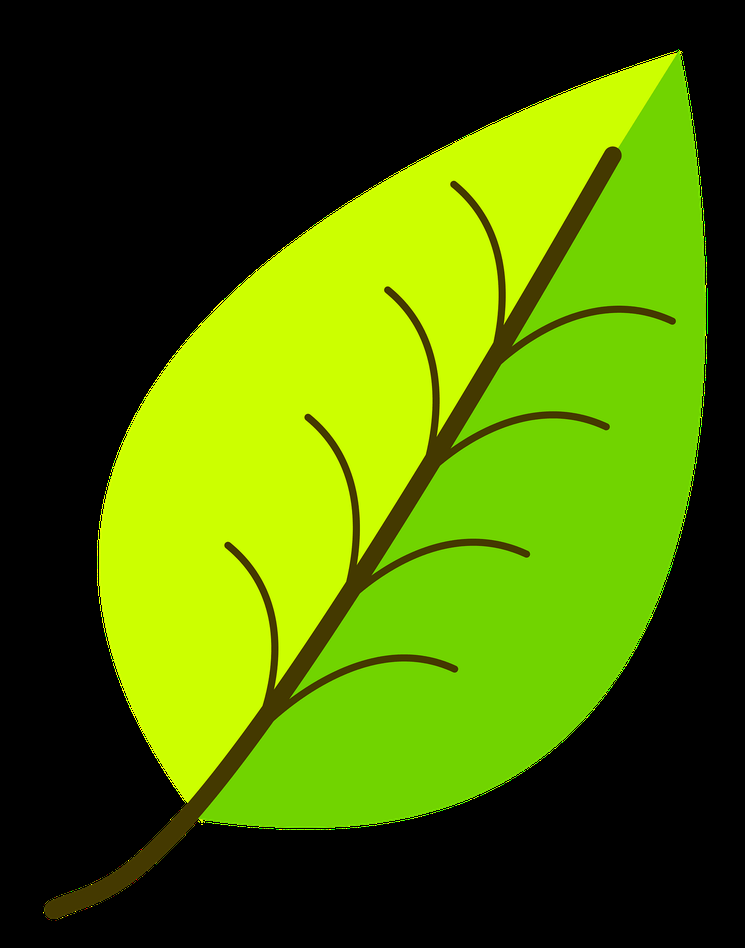
#> input picture 04_mathematics/linear_algebra/week03/images/leaf_original.png, 745 x 948 px, shrunk from 1509 x 1920 before the run
$ jupyter execute C1W3_UGL_3_linear_transformations.ipynb
#> lines starting #> are read from the running program, lines starting #| are printed output that depends on the picture
# Linear Transformations

In this lab you will explore linear transformations, visualize their results and master matrix multiplication to apply various linear transformations.

# Table of Contents
- [ 1 - Transformations](#1)
- [ 2 - Linear Transformations](#2)
- [ 3 - Transformations Defined as a Matrix Multiplication](#3)
- [ 4 - Standard Transformations in a Plane](#4)
  - [ 4.1 - Example 1: Horizontal Scaling (Dilation)](#4.1)
  - [ 4.2 - Example 2: Reflection about y-axis (the vertical axis)](#4.2)
- [ 5 - Application of Linear Transformations: Computer Graphics](#5)

## Packages

Run the following cell to load the package you'll need.

[cell 1]
import numpy as np

# OpenCV library for image transformations.
import cv2

<a name='1'></a>
## 1 - Transformations

A **transformation** is a function from one vector space to another that respects the underlying (linear) structure of each vector space. Referring to a specific transformation, you can use a symbol, such as $T$. Specifying the spaces containing the input and output vectors, e.g. $\mathbb{R}^2$ and $\mathbb{R}^3$, you can write $T: \mathbb{R}^2 \rightarrow \mathbb{R}^3$. Transforming vector $v \in \mathbb{R}^2$ into the vector $w\in\mathbb{R}^3$ by the transformation $T$, you can use the notation $T(v)=w$ and read it as "*T of v equals to w*" or "*vector w is an **image** of vector v with the transformation T*".

The following Python function corresponds to the transformation $T: \mathbb{R}^2 \rightarrow \mathbb{R}^3$ with the following symbolic formula:

$$T\begin{pmatrix}
          \begin{bmatrix}
           v_1 \\
           v_2
          \end{bmatrix}\end{pmatrix}=
          \begin{bmatrix}
           3v_1 \\
           0 \\
           -2v_2
          \end{bmatrix}
          \tag{1}
          $$

[cell 2]
def T(v):
    w = np.zeros((3, 1))
    w[0, 0] = 3 * v[0, 0]
    w[2, 0] = -2 * v[1, 0]

    return w


# 非常朴实无华的写法

v = np.array([[3], [5]])
w = T(v)

print("Original vector:\n", v, "\n\n Result of the transformation:\n", w)

<a name='2'></a>
## 2 - Linear Transformations

A transformation $T$ is said to be **linear** if the following two properties are true for any scalar $k$, and any input vectors $u$ and $v$:

1. $T(kv)=kT(v)$,
2. $T(u+v)=T(u)+T(v)$.

In the example above $T$ is a linear transformation:

$$T (kv) =
          T \begin{pmatrix}\begin{bmatrix}
          kv_1 \\
          kv_2
          \end{bmatrix}\end{pmatrix} =
          \begin{bmatrix}
           3kv_1 \\
           0 \\
           -2kv_2
          \end{bmatrix} =
          k\begin{bmatrix}
           3v_1 \\
           0 \\
           -2v_2
          \end{bmatrix} =
          kT(v),\tag{2}$$

$$T (u+v) =
          T \begin{pmatrix}\begin{bmatrix}
          u_1 + v_1 \\
          u_2 + v_2
          \end{bmatrix}\end{pmatrix} =
          \begin{bmatrix}
           3(u_1+v_1) \\
           0 \\
           -2(u_2+v_2)
          \end{bmatrix} =
          \begin{bmatrix}
           3u_1 \\
           0 \\
           -2u_2
          \end{bmatrix} +
          \begin{bmatrix}
           3v_1 \\
           0 \\
           -2v_2
          \end{bmatrix} =
          T(u)+T(v).\tag{3}$$

You can change the values of $k$ or vectors $u$ and $v$ in the cell below, to check that this is true for some specific values.

[cell 3]
u = np.array([[1], [-2]])
v = np.array([[2], [4]])

k = 7

print("T(k*v):\n", T(k * v), "\n k*T(v):\n", k * T(v), "\n\n")
print("T(u+v):\n", T(u + v), "\n T(u)+T(v):\n", T(u) + T(v))

Some examples of linear transformations are rotations, reflections, scaling (dilations), etc. In this lab you will explore a few of them.

<a name='3'></a>
## 3 - Transformations Defined as a Matrix Multiplication

Let $L: \mathbb{R}^m \rightarrow \mathbb{R}^n$ be defined by a matrix $A$, where $L(v)=Av$, multiplication of the matrix $A$ ($n\times m$) and vector $v$ ($m\times 1$) resulting in the vector $w$ ($n\times 1$).

Now try to guess, what should be the elements of matrix $A$, corresponding to the transformation $L: \mathbb{R}^2 \rightarrow \mathbb{R}^3$:

$$L\begin{pmatrix}
          \begin{bmatrix}
           v_1 \\
           v_2
          \end{bmatrix}\end{pmatrix}=
          \begin{bmatrix}
           3v_1 \\
           0 \\
           -2v_2
          \end{bmatrix}=
          \begin{bmatrix}
           ? & ? \\
           ? & ? \\
           ? & ?
          \end{bmatrix}
          \begin{bmatrix}
           v_1 \\
           v_2
          \end{bmatrix}
          \tag{4}
          $$

To do that, write the transformation $L$ as $Av$ and then perform matrix multiplication:
    $$L\begin{pmatrix}
          \begin{bmatrix}
           v_1 \\
           v_2
          \end{bmatrix}\end{pmatrix}=
          A\begin{bmatrix}
           v_1 \\
           v_2
          \end{bmatrix}=
          \begin{bmatrix}
           a_{1,1} & a_{1,2} \\
           a_{2,1} & a_{2,2} \\
           a_{3,1} & a_{3,2}
          \end{bmatrix}
          \begin{bmatrix}
           v_1 \\
           v_2
          \end{bmatrix}=
          \begin{bmatrix}
           a_{1,1}v_1+a_{1,2}v_2 \\
           a_{2,1}v_1+a_{2,2}v_2 \\
           a_{3,1}v_1+a_{3,2}v_2 \\
          \end{bmatrix}=
          \begin{bmatrix}
           3v_1 \\
           0 \\
           -2v_2
          \end{bmatrix}\tag{5}
          $$

Can you see now what should be the values of the elements $a_{i,j}$ of matrix $A$ to make the equalities $(5)$ correct? Find out the answer in the following code cell:

[cell 4]
def L(v):
    A = np.array([[3, 0], [0, 0], [0, -2]])
    print("Transformation matrix:\n", A, "\n")
    w = A @ v

    return w


v = np.array([[3], [5]])
w = L(v)

print("Original vector:\n", v, "\n\n Result of the transformation:\n", w)

Every linear transformation can be carried out by matrix multiplication. And vice versa, carrying out matrix multiplication, it is natural to consider the linear transformation that it represents. It means you can associate the matrix with the linear transformation in some way. This is a key connection between linear transformations and matrix algebra.

<a name='4'></a>
## 4 - Standard Transformations in a Plane

As discussed above in section [3](#3), a linear transformation $L: \mathbb{R}^2 \rightarrow \mathbb{R}^2$ can be represented as a multiplication of a $2 \times 2$ matrix and a coordinate vector $v\in\mathbb{R}^2.$ Note that so far you have been using some random vector $v\in\mathbb{R}^2.$ (e.g. $v=\begin{bmatrix}3 \\ 5\end{bmatrix}$). To have a better intuition of what the transformation is really doing in the $\mathbb{R}^2$ space, it is wise to choose vector $v$ in a less random way.

A good choice would be vectors of a standard basis $e_1=\begin{bmatrix}1 \\ 0\end{bmatrix}$ and $e_2=\begin{bmatrix}0 \\ 1\end{bmatrix}$. Let's apply linear transformation $L$ to each of the vectors $e_1$ and $e_2$: $L(e_1)=Ae_1$ and $L(e_2)=Ae_2$. If you put vectors $\{e_1, e_2\}$ into columns of a matrix and perform matrix multiplication

$$A\begin{bmatrix}e_1 & e_2\end{bmatrix}=\begin{bmatrix}Ae_1 & Ae_2\end{bmatrix}=\begin{bmatrix}L(e_1) & L(e_2)\end{bmatrix},\tag{3}$$

you can note that $\begin{bmatrix}e_1 & e_2\end{bmatrix}=\begin{bmatrix}1 & 0 \\ 0 & 1\end{bmatrix}$ (identity matrix). Thus, $A\begin{bmatrix}e_1 & e_2\end{bmatrix} = AI=A$, and

$$A=\begin{bmatrix}L(e_1) & L(e_2)\end{bmatrix}.\tag{4}$$

This is a matrix with the columns that are the images of the vectors of the standard basis.

This choice of vectors \{$e_1, e_2$\} provides opportinuty for the visual representation of the linear transformation $L$ (you will see the examples below).

<a name='4.1'></a>
### 4.1 - Example 1: Horizontal Scaling (Dilation)

Horizontal scaling (factor $2$ in this example) can be defined considering transformation of a vector $e_1=\begin{bmatrix}1 \\ 0\end{bmatrix}$ into a vector $\begin{bmatrix}2 \\ 0\end{bmatrix}$ and leaving vector $e_2=\begin{bmatrix}0 \\ 1\end{bmatrix}$ without any changes. The following function `T_hscaling()` corresponds to the horizontal scaling (factor $2$) of a vector. The second function `transform_vectors()` applies defined transformation to a set of vectors (here two vectors).

[cell 5]
def T_hscaling(v):
    A = np.array([[2, 0], [0, 1]])
    w = A @ v

    return w


def transform_vectors(T, v1, v2):
    V = np.hstack((v1, v2))
    print("Original matrix V:\n", V)
    W = T(V)

    return W


e1 = np.array([[1], [0]])
e2 = np.array([[0], [1]])

transformation_result_hscaling = transform_vectors(T_hscaling, e1, e2)

print(
    "Original vectors:\n e1= \n",
    e1,
    "\n e2=\n",
    e2,
    "\n\n Result of the transformation (matrix form):\n",
    transformation_result_hscaling,
)

You can get a visual understanding of the transformation, producing a plot which displays input vectors, and their transformations. Do not worry if the code in the following cell will not be clear - at this stage this is not important code to understand.

[cell 6]
import matplotlib.pyplot as plt


def plot_transformation(T, e1, e2):
    color_original = "#129cab"
    color_transformed = "#cc8933"

    # 把列向量展平成一维，方便绘图
    e1 = np.asarray(e1).flatten()
    e2 = np.asarray(e2).flatten()

    _, ax = plt.subplots(figsize=(7, 7))
    ax.tick_params(axis="x", labelsize=14)
    ax.tick_params(axis="y", labelsize=14)
    ax.set_xticks(np.arange(-5, 5))
    ax.set_yticks(np.arange(-5, 5))

    plt.axis([-5, 5, -5, 5])
    plt.quiver(
        [0, 0],
        [0, 0],
        [e1[0], e2[0]],
        [e1[1], e2[1]],
        color=color_original,
        angles="xy",
        scale_units="xy",
        scale=1,
    )
    plt.plot([0, e2[0], e1[0], e1[0]], [0, e2[1], e2[1], e1[1]], color=color_original)

    e1_sgn = 0.4 * np.array([[1] if i == 0 else [i] for i in np.sign(e1)])
    ax.text(
        e1[0] - 0.2 + e1_sgn[0],
        e1[1] - 0.2 + e1_sgn[1],
        "$e_1$",
        fontsize=14,
        color=color_original,
    )
    e2_sgn = 0.4 * np.array([[1] if i == 0 else [i] for i in np.sign(e2)])
    ax.text(
        e2[0] - 0.2 + e2_sgn[0],
        e2[1] - 0.2 + e2_sgn[1],
        "$e_2$",
        fontsize=14,
        color=color_original,
    )

    e1_transformed = np.asarray(T(e1)).flatten()
    e2_transformed = np.asarray(T(e2)).flatten()

    plt.quiver(
        [0, 0],
        [0, 0],
        [e1_transformed[0], e2_transformed[0]],
        [e1_transformed[1], e2_transformed[1]],
        color=color_transformed,
        angles="xy",
        scale_units="xy",
        scale=1,
    )
    plt.plot(
        [
            0,
            e2_transformed[0],
            e1_transformed[0] + e2_transformed[0],
            e1_transformed[0],
        ],
        [
            0,
            e2_transformed[1],
            e1_transformed[1] + e2_transformed[1],
            e1_transformed[1],
        ],
        color=color_transformed,
    )

    e1_transformed_sgn = 0.4 * np.array(
        [[1] if i == 0 else [i] for i in np.sign(e1_transformed)]
    )
    ax.text(
        e1_transformed[0] - 0.2 + e1_transformed_sgn[0],
        e1_transformed[1] - 0.2 + e1_transformed_sgn[1],
        "$T(e_1)$",
        fontsize=14,
        color=color_transformed,
    )
    e2_transformed_sgn = 0.4 * np.array(
        [[1] if i == 0 else [i] for i in np.sign(e2_transformed)]
    )
    ax.text(
        e2_transformed[0] - 0.2 + e2_transformed_sgn[0],
        e2_transformed[1] - 0.2 + e2_transformed_sgn[1],
        "$T(e_2)$",
        fontsize=14,
        color=color_transformed,
    )

    plt.gca().set_aspect("equal")
    plt.show()
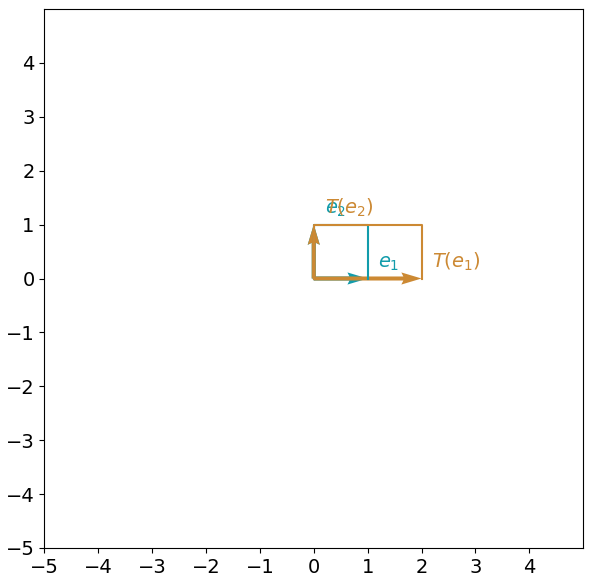
#> figure drawn by matplotlib, 1 panel


e1 = np.array([[1], [0]])
e2 = np.array([[0], [1]])
plot_transformation(T_hscaling, e1, e2)

You can observe that the polygon has been stretched in the horizontal direction as a result of the transformation.

<a name='4.2'></a>
### 4.2 - Example 2: Reflection about y-axis (the vertical axis)

Function `T_reflection_yaxis()` defined below corresponds to the reflection about y-axis:

[cell 7]
def T_reflection_yaxis(v):
    A = np.array([[-1, 0], [0, 1]])
    w = A @ v

    return w


e1 = np.array([[1], [0]])
e2 = np.array([[0], [1]])

transformation_result_reflection_yaxis = transform_vectors(T_reflection_yaxis, e1, e2)

print(
    "Original vectors:\n e1= \n",
    e1,
    "\n e2=\n",
    e2,
    "\n\n Result of the transformation (matrix form):\n",
    transformation_result_reflection_yaxis,
)

You can visualize this transformation:

[cell 8]
plot_transformation(T_reflection_yaxis, e1, e2)

There are many more standard linear transformations to explore. But now you have the required tools to apply them and visualize the results.

<a name='5'></a>
## 5 - Application of Linear Transformations: Computer Graphics

A large number of basic geometric shapes is used in computer graphics. Such shapes (e.g. triangles, quadrilaterals) are defined by their vertexes (corners). Linear transformations are often used to generate complex shapes from the basic ones, through scaling, reflection, rotation, shearing etc. It provides opportunity to manipulate those shapes efficiently.

The software responsible for rendering of graphics, has to process the coordinates of millions of vertexes. The use of matrix multiplication to manipulate coordinates helps to merge multiple transformations together, just applying matrix multiplication one by one in a sequence. And another advantage is that the dedicated hardware, such as Graphics Processing Units (GPUs), is designed specifically to handle these calculations in large numbers with high speed.

So, matrix multiplication and linear transformations give you a super power, especially on scale!

Here is an example where linear transformations could have helped to reduce the amount of work preparing the image:

All of the subleafs are similar and can be prepared as just linear transformations of one original leaf.

Let's see a simple example of two transformations applied to a leaf image. For the image transformations you can use an `OpenCV` library. First, upload and show the image:

[cell 9]
img = cv2.imread("images/leaf_original.png", 0)
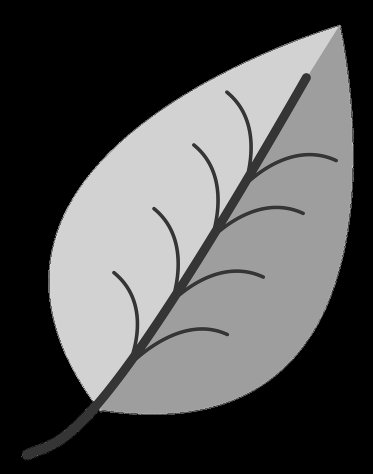
#> img: shape (948, 745) (shown at 1/2 size); min 0, max 225, mean 83.6
plt.imshow(img)

Of course, this is just a very simple leaf image (not a real example in preparation of the proper art work), but it will help you to get the idea how a few transformations can be applied in a row. Try to rotate the image 90 degrees clockwise and then apply a shear transformation, which can be visualized as:

Rotate the image:

[cell 10]
image_rotated = cv2.rotate(img, cv2.ROTATE_90_CLOCKWISE)
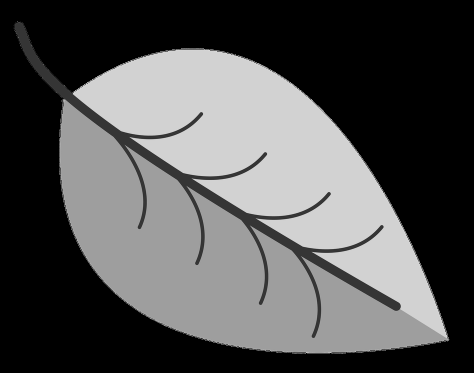
#> image_rotated: shape (745, 948) (shown at 1/2 size); min 0, max 225, mean 83.6

plt.imshow(image_rotated)

Applying the shear you will get the following output:

[cell 11]
rows, cols = image_rotated.shape
print(rows, cols)
#| 745 948

# 3 by 3 matrix as it is required for the OpenCV library, don't worry about the details of it for now.
M = np.float32([[1, 0.5, 0], [0, 1, 0], [0, 0, 1]])
image_rotated_sheared = cv2.warpPerspective(image_rotated, M, (int(cols), int(rows)))
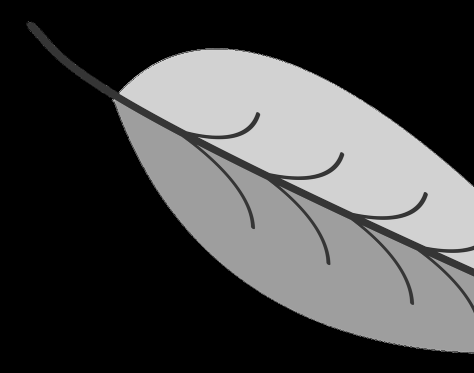
#> image_rotated_sheared: shape (745, 948) (shown at 1/2 size); min 0, max 225, mean 70.7

# 这段代码的意思是对已经旋转过的图像进行剪切变换。
# M 是一个 3x3 的仿射变换矩阵，其中 [1, 0.5, 0] 表示在 x 方向上进行剪切，0.5 是剪切系数。
# cv2.warpPerspective 函数根据矩阵 M 对图像进行透视变换，得到剪切后的图像。
# row 和 col 分别表示图像的行数和列数，也就是图像的高度和宽度。

plt.imshow(image_rotated_sheared)

What if you will apply those two transformations in the opposite order? Do you think the result will be the same? Run the following code to check that:

[cell 12]
image_sheared = cv2.warpPerspective(img, M, (int(cols), int(rows)))
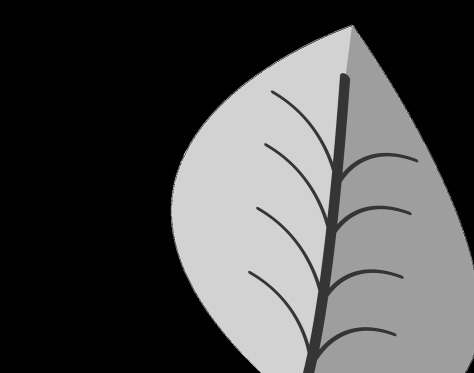
#> image_sheared: shape (745, 948) (shown at 1/2 size); min 0, max 225, mean 77.3
image_sheared_rotated = cv2.rotate(image_sheared, cv2.ROTATE_90_CLOCKWISE)
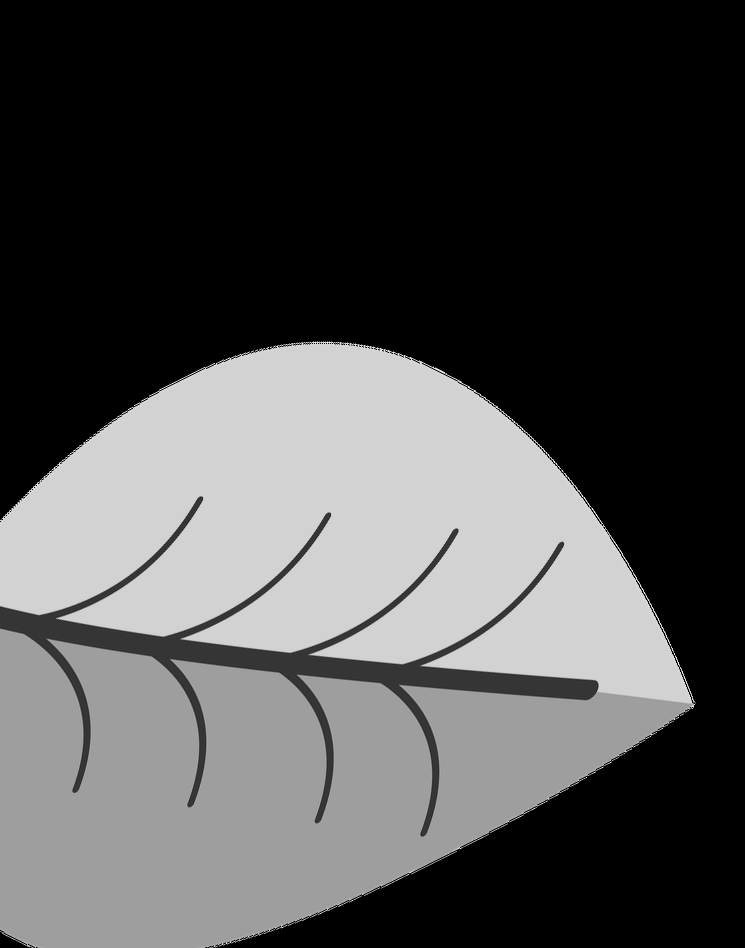
#> image_sheared_rotated: shape (948, 745); min 0, max 225, mean 77.3
plt.imshow(image_sheared_rotated)
